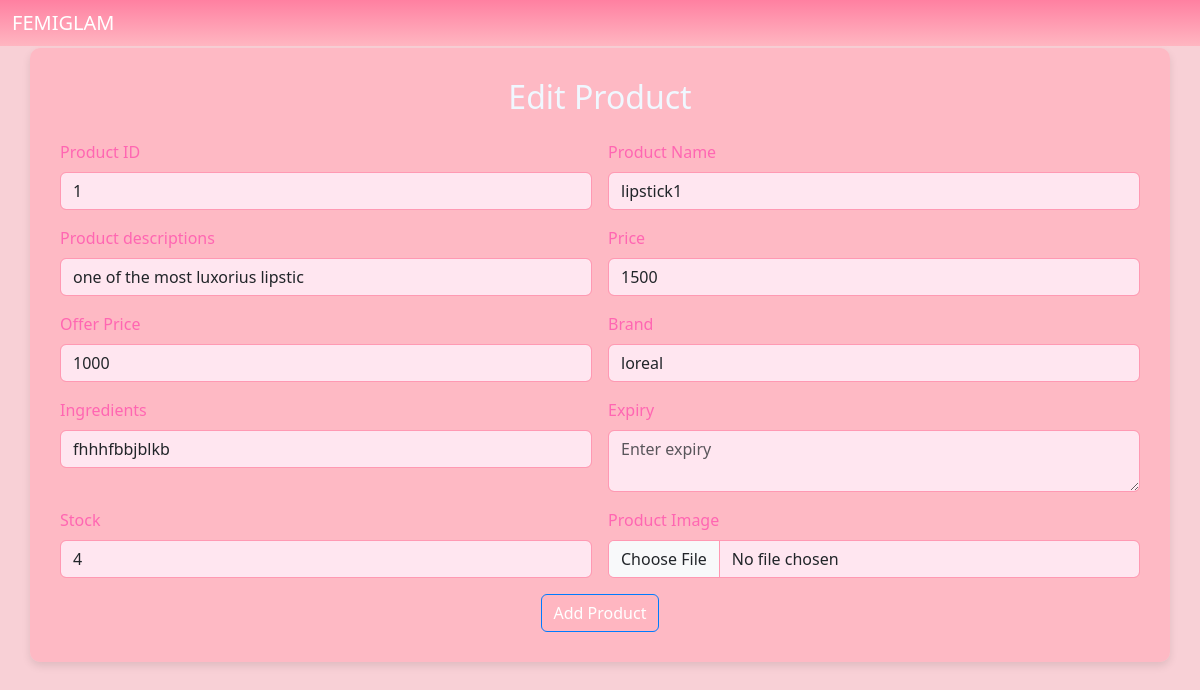
Before: /edit/1 with the older database file.
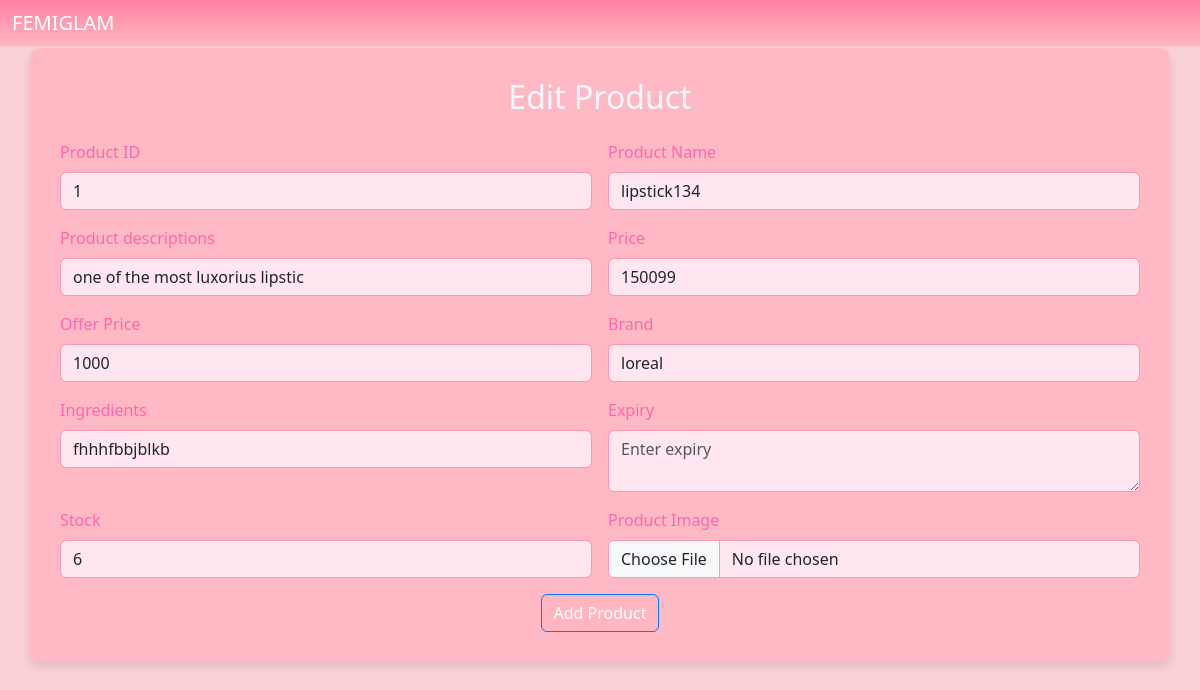
After: the same page with the newer database file.
### app/models.py (models this page shows)
class Product(models.Model):
    pid=models.TextField()
    name=models.TextField()
    descriptions=models.TextField()
    price=models.IntegerField()
    offer_price=models.IntegerField()
    brand=models.TextField()
    ingredients=models.TextField()
    expiry=models.TextField()
    stock=models.IntegerField()
    created_at=models.DateTimeField(auto_now_add=True)
    updated_at=models.DateTimeField(auto_now=True)
    img=models.FileField()

### app/views.py (the view)
# urls.py: path('edit/<pid>',views.edit_product),
def edit_product(req, pid):
    if req.method == 'POST':
        name = req.POST['name']
        descriptions = req.POST['descriptions']
        price = req.POST['price']
        offer_price = req.POST['offer_price']
        brand = req.POST['brand']
        ingredients = req.POST['ingredients']
        expiry = req.POST['expiry']
        stock = req.POST['stock']
        img = req.FILES.get('img')
        if img:
            Product.objects.filter(pk=pid).update(pid=pid, name=name, descriptions=descriptions,
                                                  price=price, offer_price=offer_price, brand=brand, ingredients=ingredients, expiry=expiry, stock=stock)
            data = Product.objects.get(pk=pid)
            data.img = img
            data.save()
        else:
            Product.objects.filter(pk=pid).update(pid=pid, name=name, descriptions=descriptions,
                                                  price=price, offer_price=offer_price, brand=brand, ingredients=ingredients, expiry=expiry, stock=stock)
        return redirect(shop_home)
    else:
        data = Product.objects.get(pk=pid)
        return render(req, 'shop/edit.html', {'data': data})

### templates/shop/edit.html (shortened to what this page needs)
<!DOCTYPE html>
<html lang="en">
<head>
    {% load static %}
    <link href="https://cdn.jsdelivr.net/npm/bootstrap@5.3.0/dist/css/bootstrap.min.css" rel="stylesheet">
    <link href="https://cdn.jsdelivr.net/npm/bootstrap@5.3.0-alpha1/dist/css/bootstrap.min.css" rel="stylesheet">
</head>
<body>
  <nav class="navbar navbar-expand-sm navbar-dark fixed-top">
    <div class="container-fluid">
      <div class="collapse navbar-collapse" id="collapsibleNavbar">
        <ul class="navbar-nav">
          <li class="nav-item">
            <a class="navbar-brand" href="">
             FEMIGLAM
            </a>
          </li>
        </ul>
      </div>
    </div>
  </nav>
  <div class="container mt-5">
    <h2 class="text-center mb-4" style="color: aliceblue;">Edit Product</h2>
    <form method="post" action="" enctype="multipart/form-data" class="row g-3">
        <div class="col-md-6">
            <label for="pid" class="form-label">Product ID</label>
            <input type="text" id="pid" name="pid" class="form-control" placeholder="Enter Product ID" value="{{data.pid}}" required>
        </div>
        <div class="col-md-6">
            <label for="name" class="form-label">Product Name</label>
            <input type="text" id="name" name="name" class="form-control" placeholder="Enter Product Name" value="{{data.name}}" required>
        </div>
        <div class="col-md-6">
            <label for="descriptions" class="form-label">Product descriptions</label>
            <input type="text" id="name" name="descriptions" class="form-control" placeholder="Enter Product descriptions" value="{{data.descriptions}}" required>
        </div>
        <div class="col-md-6">
            <label for="price" class="form-label">Price</label>
            <input type="number" id="price" name="price" class="form-control" placeholder="Enter Price" value="{{data.price}}" required>
        </div>
        <div class="col-md-6">
            <label for="offer_price" class="form-label">Offer Price</label>
            <input type="number" id="offer_price" name="offer_price" class="form-control" placeholder="Enter Offer Price" value="{{data.offer_price}}" required>
        </div>
        <div class="col-md-6">
            <label for="brand" class="form-label">Brand</label>
            <input type="text" id="brand" name="brand" class="form-control" placeholder="Enter Brand" value="{{data.brand}}" required>
        </div>
        <div class="col-md-6">
            <label for="ingredients" class="form-label">Ingredients</label>
            <input type="text" id="ingredients" name="ingredients" class="form-control" placeholder="Enter ingredients" value="{{data.ingredients}}" required>
        </div>
        <div class="col-md-6">
            <label for="expiry" class="form-label">Expiry</label>
            <textarea id="expiry" name="expiry" class="form-control" rows="2" placeholder="Enter expiry"  value="{{data.expiry}}" required></textarea>
        </div>
        <div class="col-md-6">
            <label for="stock" class="form-label">Stock</label>
            <input type="number" id="stock" name="stock" class="form-control" placeholder="Enter Stock" value="{{data.stock}}" required>
        </div>
        <div class="col-md-6">
            <label for="img" class="form-label">Product Image</label>
            <input type="file" id="img" name="img" class="form-control">
        </div>
        <div class="col-12 text-center">
            <button type="submit" class="btn btn-primary">Add Product</button>
        </div>
    </form>
</div>
</body>
</html>

Changed rows visible on the page:
changed Product "one of the most luxorius lipstic": name "lipstick1" → "lipstick134"; price "1500" → "150099"; stock "4" → "6"
